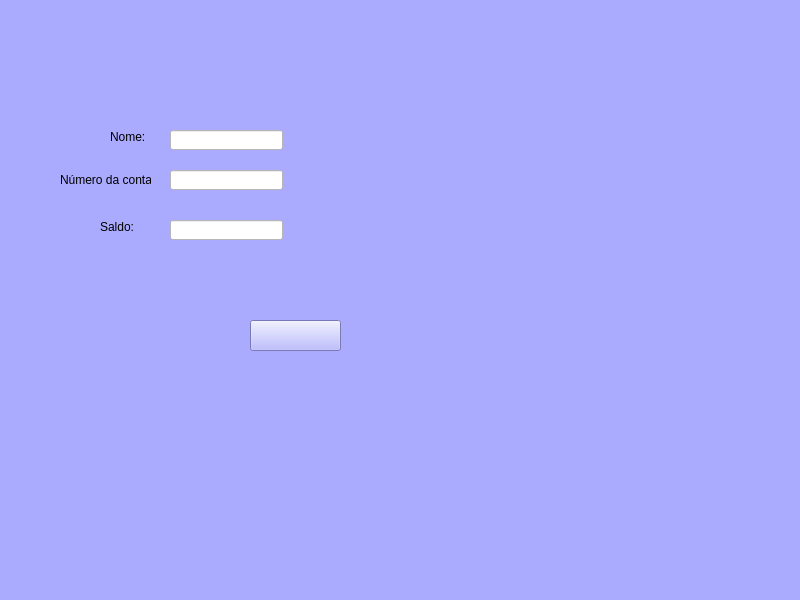
<?xml version="1.0" encoding="UTF-8"?>
<ui version="4.0">
 <class>MainWindow</class>
 <widget class="QMainWindow" name="MainWindow">
  <property name="geometry">
   <rect>
    <x>0</x>
    <y>0</y>
    <width>800</width>
    <height>600</height>
   </rect>
  </property>
  <property name="windowTitle">
   <string>MainWindow</string>
  </property>
  <property name="styleSheet">
   <string notr="true">background-color: rgb(170, 170, 255);</string>
  </property>
  <widget class="QWidget" name="centralwidget">
   <widget class="QLabel" name="label">
    <property name="geometry">
     <rect>
      <x>230</x>
      <y>20</y>
      <width>121</width>
      <height>51</height>
     </rect>
    </property>
    <property name="styleSheet">
     <string notr="true">image: url(:/newPrefix/extrato.png);</string>
    </property>
    <property name="text">
     <string/>
    </property>
   </widget>
   <widget class="QLabel" name="label_2">
    <property name="geometry">
     <rect>
      <x>110</x>
      <y>130</y>
      <width>47</width>
      <height>13</height>
     </rect>
    </property>
    <property name="styleSheet">
     <string notr="true">font: 75 italic 8pt &quot;Candara&quot;;</string>
    </property>
    <property name="text">
     <string>Nome:</string>
    </property>
   </widget>
   <widget class="QLabel" name="label_3">
    <property name="geometry">
     <rect>
      <x>60</x>
      <y>170</y>
      <width>91</width>
      <height>20</height>
     </rect>
    </property>
    <property name="styleSheet">
     <string notr="true">font: 75 italic 8pt &quot;Candara&quot;;</string>
    </property>
    <property name="text">
     <string>Número da conta:</string>
    </property>
   </widget>
   <widget class="QLabel" name="label_4">
    <property name="geometry">
     <rect>
      <x>100</x>
      <y>220</y>
      <width>47</width>
      <height>13</height>
     </rect>
    </property>
    <property name="styleSheet">
     <string notr="true">font: 75 italic 8pt &quot;Candara&quot;;
</string>
    </property>
    <property name="text">
     <string>Saldo:</string>
    </property>
   </widget>
   <widget class="QLineEdit" name="lineEdit">
    <property name="geometry">
     <rect>
      <x>170</x>
      <y>130</y>
      <width>113</width>
      <height>20</height>
     </rect>
    </property>
    <property name="styleSheet">
     <string notr="true">background-color: rgb(255, 255, 255);</string>
    </property>
   </widget>
   <widget class="QLineEdit" name="lineEdit_2">
    <property name="geometry">
     <rect>
      <x>170</x>
      <y>170</y>
      <width>113</width>
      <height>20</height>
     </rect>
    </property>
    <property name="styleSheet">
     <string notr="true">background-color: rgb(255, 255, 255);</string>
    </property>
   </widget>
   <widget class="QLineEdit" name="lineEdit_3">
    <property name="geometry">
     <rect>
      <x>170</x>
      <y>220</y>
      <width>113</width>
      <height>20</height>
     </rect>
    </property>
    <property name="styleSheet">
     <string notr="true">background-color: rgb(255, 255, 255);
</string>
    </property>
   </widget>
   <widget class="QPushButton" name="pushButton">
    <property name="geometry">
     <rect>
      <x>250</x>
      <y>320</y>
      <width>91</width>
      <height>31</height>
     </rect>
    </property>
    <property name="styleSheet">
     <string notr="true">image: url(:/newPrefix/voltar.png);</string>
    </property>
    <property name="text">
     <string/>
    </property>
   </widget>
  </widget>
  <widget class="QMenuBar" name="menubar">
   <property name="geometry">
    <rect>
     <x>0</x>
     <y>0</y>
     <width>800</width>
     <height>21</height>
    </rect>
   </property>
  </widget>
  <widget class="QStatusBar" name="statusbar"/>
 </widget>
 <resources>
  <include location="ext.qrc"/>
 </resources>
 <connections/>
</ui>
